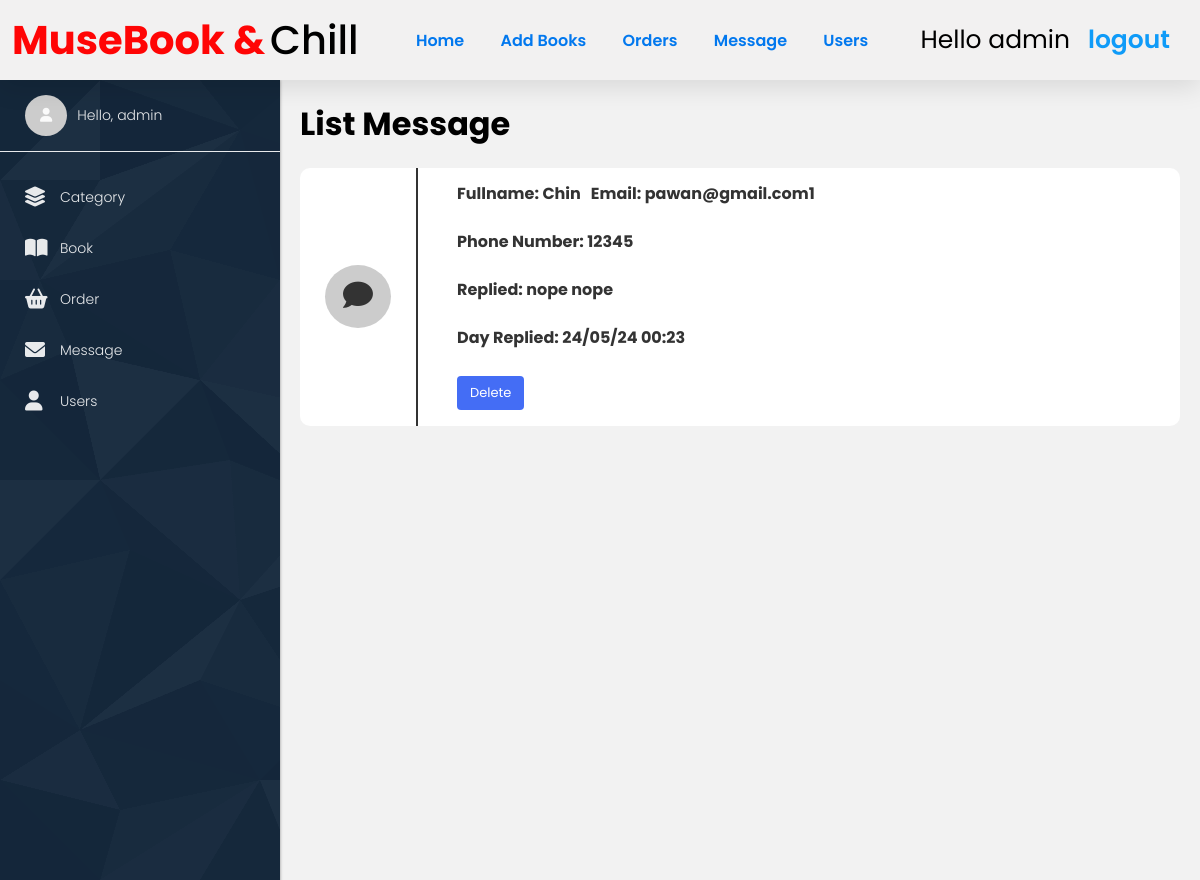
Screenshot of /message_admin.php (signed in) with the database file from the repository.
### tables this page shows
CREATE TABLE `msg` (
  `id` int(100) NOT NULL,
  `user_id` int(100) NOT NULL,
  `name` varchar(255) NOT NULL,
  `email` varchar(55) NOT NULL,
  `number` varchar(20) NOT NULL,
  `msg` text NOT NULL,
  `date` datetime NOT NULL DEFAULT current_timestamp()
);

### message_admin.php (the view, shortened to what this page needs)
<?php
include 'config.php';
?>
<!DOCTYPE html>
<html lang="en">
<head>
   <link rel="stylesheet" href="https://cdnjs.cloudflare.com/ajax/libs/font-awesome/6.0.0/css/all.min.css">
   <link rel="stylesheet" href="./css/register.css">
   <link rel="stylesheet" href="./css/admin.css">
</head>
<body>
   <?php include 'admin_header.php'; ?>
   <div class="wrapper">
      <?php include './admin_sidebar.php' ?>
      <div class="container-admin">
         <h1 class="title mb-20">List Message</h1>
         <?php
         $listMessage = mysqli_query($conn, "SELECT * FROM `msg`") or die('Query message failed');
         if (mysqli_num_rows($listMessage) > 0) {
         ?>
            <div class="row">
               <?php
               while ($one = mysqli_fetch_assoc($listMessage)) {
               ?>
                  <div class="col-12 mb-20">
                     <div class="card-dashboard card-user-admin">
                        <div class="card-icon-admin rounded-circle">
                            <i class="fa-solid fa-comment text-dark"></i>
                        </div>
                        <div class="card-body border-left-dark">
                           <div class="d-flex align-items-center">
                              <h6 class="card-title text-dark mr-10 price-font">Fullname: <?= $one['name'] ?></h6>
                              <h6 class="card-title text-dark price-font">Email: <?= $one['email'] ?></h6>
                           </div>
                           <h6 class="card-title text-dark price-font">Phone Number: <?= $one['number'] ?></h6>
                           <div class="d-flex align-items-center">
                              <h6 class="card-title text-dark price-font mr-10">Replied: <?= $one['msg']?></h6>
                           </div>
                           <h6 class="card-title text-dark price-font">Day Replied: <?= date('d/m/y H:i',strtotime($one['date']))?></h6>
                           <div class="buttons" style="display: flex;">
                              <a href="message_admin.php?id=<?= $one['id'] ?>&delete=1" class="ml-0 btn btn-primary">Delete</a>
                           </div>
                        </div>
                     </div>
                  </div>
               <?php
               }
               ?>
            <?php
         } else {
            ?>
               <div style="text-align: center; font-size: 32px;"><i class="fa-solid fa-comment text-dark" style="margin-right: 10px;"></i>No record message</div>
            <?php
         }
            ?>
            </div>
      </div>
   </div>
</body>
</html>

### css/register.css (style rules this page uses)
* { text-decoration: none; margin: 0; padding: 0; box-sizing: border-box; outline: none; border: none; font-family: "Raleway", sans-serif; font-optical-sizing: auto; font-style: normal; }
html { overflow-x: hidden; top: 0; bottom: 0; left: 0; right: 0; }

### css/admin.css (style rules this page uses)
* { text-decoration: none; margin: 0; padding: 0; font-family: "Poppins", sans-serif; box-sizing: border-box; outline: none; border: none; }
.card-body { -ms-flex: 1 1 auto; flex: 1 1 auto; padding: 1.25rem; }
.card-title { margin-bottom: 0.75rem; }
.btn:not(:disabled):not(.disabled) { cursor: pointer; }
.btn-primary { color: #fff; background-color: rgb(68, 109, 245); border-color: rgb(14, 13, 13); }
.btn { display: inline-block; font-weight: 400; text-align: center; white-space: nowrap; vertical-align: middle; user-select: none; border: 1px solid transparent; padding: 0.375rem 0.75rem; font-size: 13px; margin: 3px; line-height: 1.5; border-radius: 0.25rem; transition: color .15s ease-in-out,background-color .15s ease-in-out,border-color .15s ease-in-out,box-shadow .15s ease-in-out; }
a { color: #ff0000; text-decoration: none; background-color: transparent; }
.wrapper { display: flex; height: 100%; }
.container-admin { flex: 1; padding: 20px 20px 20px 300px; background-color: #f2f2f2; height: 100vh; }
.d-flex { display: flex; }
.row { display: flex; flex-wrap: wrap; margin: 0 -15px; }
.col-12 { flex: 0 0 100%; max-width: 100%; padding: 0 15px; box-sizing: border-box; }
.mr-10 { margin-right: 10px; }
.mb-20 { margin-bottom: 20px; }
.ml-0 { margin-left: 0 !important; }
.align-items-center { align-items: center; }
.card-dashboard { display: flex; align-items: center; border-radius: 10px; }
.card-body { padding: 13px 39px !important; border-left: 2px solid #fff; }
.card-title { color: #fff !important; font-size: 16px !important; height: 36px; }
.card-user-admin { background-color: #fff; }
.border-left-dark { border-left: 2px solid #333 !important; }
.text-dark { color: #333 !important; }
.rounded-circle { border-radius: 50%; }
.card-icon-admin { padding: 15px 18px; margin: 0 25px; background-color: #ccc; }
.card-icon-admin i { font-size: 30px; color: #333; }

### rows the page displays
msg: name "Chin", email "pawan@gmail.com1", number "12345", msg "nope nope", date "24/05/24 00:23"

### other values shown
$_SESSION['admin_name'] "admin"
